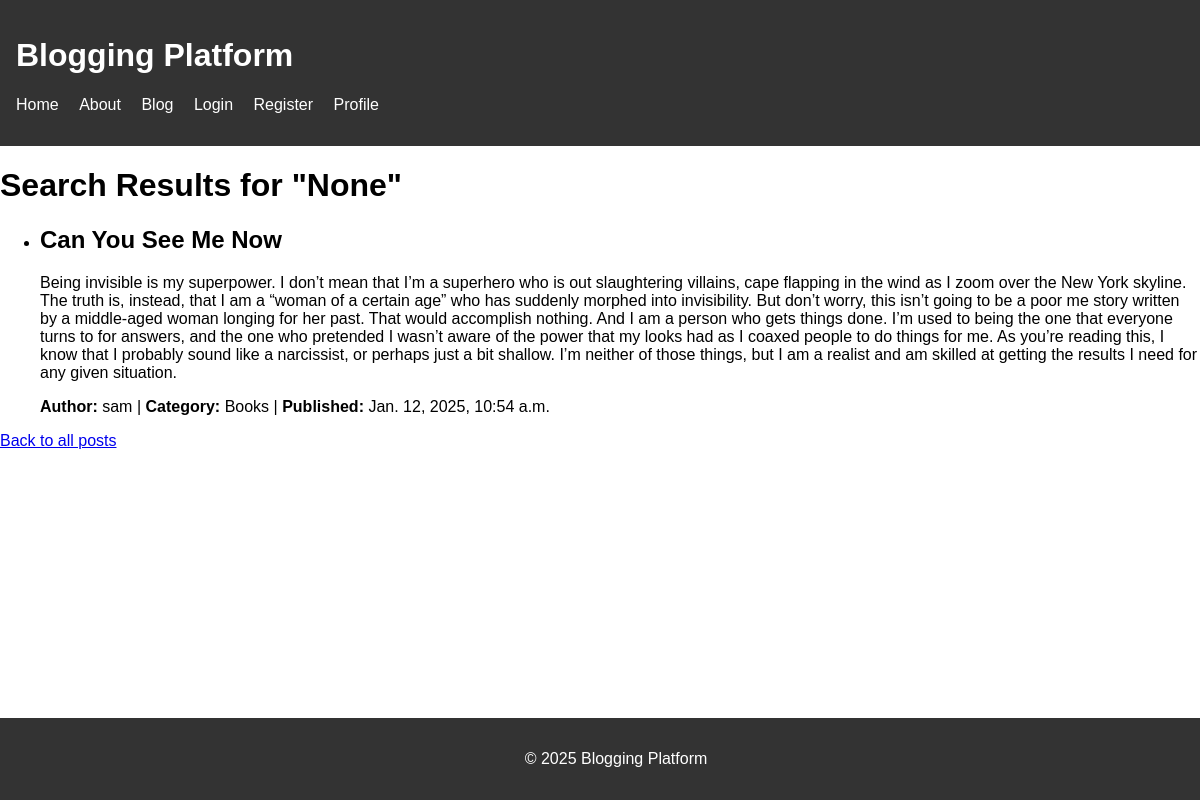
The app's page /blog/search/, older data.
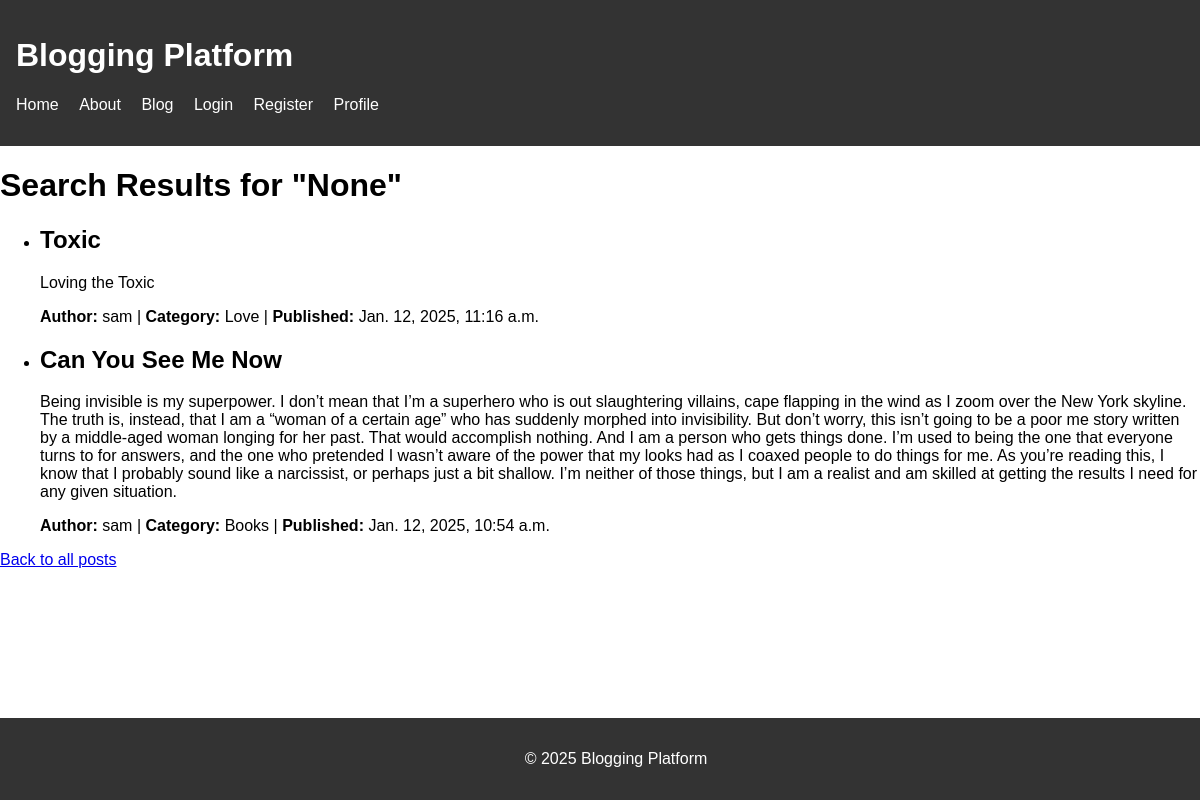
The same page, newer data.
### blog/models.py (models this page shows, shortened)
class BlogPost(models.Model):
    title = models.CharField(max_length=200)
    content = models.TextField()
    author = models.ForeignKey(User, on_delete=models.CASCADE)
    category = models.ForeignKey(Category, on_delete=models.SET_NULL, null=True)
    published_date = models.DateTimeField(auto_now=True)
    tags = models.ManyToManyField(Tag, blank=True)
    created_at = models.DateTimeField(auto_now_add=True)
    class Meta:
        ordering = ['-created_at']  # Order posts by creation date, newest first

class Category(models.Model):
    name = models.CharField(max_length=100)
    def __str__(self):
        return self.name

### blog/views.py (the view, shortened to what this page needs)
# urls.py: path('search/', search_posts, name='search_posts'),
def search_posts(request):
    query = request.GET.get('q')
    category = request.GET.get('category')
    published_after = request.GET.get('published_after')
    tags = request.GET.get('tags')
    posts = BlogPost.objects.all()
    if category:
        posts = posts.filter(category=category)
    if published_after:
        published_after_date = datetime.strptime(published_after, '%Y-%m-%d')
        posts = posts.filter(published_date__gte=published_after_date)
    if tags:
        tags_list = [tag.strip() for tag in tags.split(',')]
        posts = posts.filter(tags__in=tags_list)
    return render(request, 'blog/search_results.html', {'posts': posts, 'query': query})

### blog/templates/blog/search_results.html
{% extends 'base.html' %}
{% block content %}
    <h1>Search Results for "{{ query }}"</h1>
    <ul>
        {% for post in posts %}
            <li>
                <h2>{{ post.title }}</h2>
                <p>{{ post.content }}</p>
                <p><strong>Author:</strong> {{ post.author.username }} | <strong>Category:</strong> {{ post.category }} | <strong>Published:</strong> {{ post.published_date }}</p>
            </li>
        {% empty %}
            <li>No posts found matching your search criteria.</li>
        {% endfor %}
    </ul>
    <a href="{% url 'blog:post_list' %}">Back to all posts</a>
{% endblock %}

Row changes from the older to the newer data that the page shows:
added BlogPost: title "Toxic", content "Loving the Toxic", author.username "sam", category "Love", published_date "Jan. 12, 2025, 11:16 a.m."
